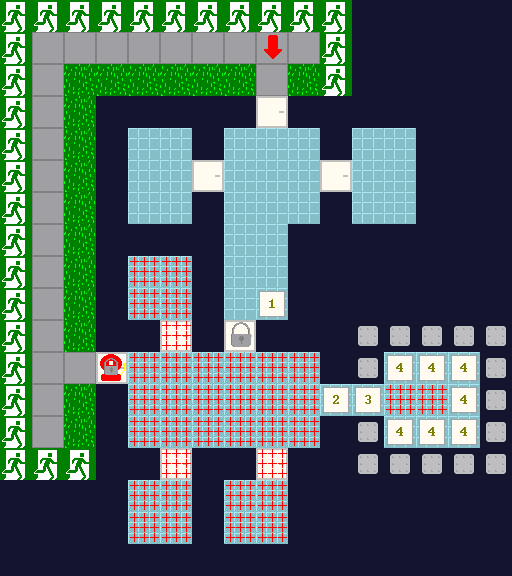

A 2D game scene composited from a Tiled map and its tileset images. What follows is a short description and the map's XML, with each tile layer's data collapsed to a summary:
An orthogonal 16x18 tile map with 32x32 px tiles, 2 tile layers (TILE_0, SPECIAL_0), 3 tilesets.

<map version="1.0" orientation="orthogonal" width="16" height="18" tilewidth="32" tileheight="32">
 <tileset firstgid="1" source="TiledPalette.tsx" />
 <tileset firstgid="10" source="CommonSpecials.tsx" />
 <tileset firstgid="19" name="TiledUniqueSpecials" tilewidth="32" tileheight="32">
  <image source="TiledUniqueSpecials.png" width="128" height="32" />
  <tile id="0">
   <properties>
    <property name="id" value="BANK_TELLER" />
   </properties>
  </tile>
  <tile id="1">
   <properties>
    <property name="id" value="BANK_VAULT" />
    <property name="restricted" value="true" />
   </properties>
  </tile>
  <tile id="2">
   <properties>
    <property name="id" value="VAULT_DOOR" />
    <property name="restricted" value="true" />
   </properties>
  </tile>
  <tile id="3">
   <properties>
    <property name="id" value="BANK_MONEY" />
    <property name="restricted" value="true" />
   </properties>
  </tile>
 </tileset>
 <layer name="TILE_0" width="16" height="18">
  <data>[288 cells, 288 non-empty, 6 distinct tile ids]</data>
 </layer>
 <layer name="SPECIAL_0" width="16" height="18">
  <data>[288 cells, 63 non-empty, 9 distinct tile ids]</data>
 </layer>
</map>